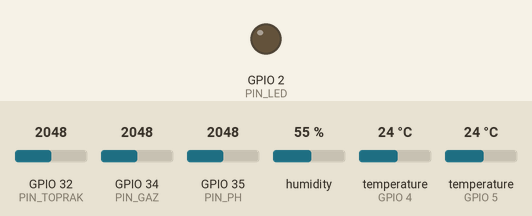
Bench run of a sketch on a simulated ESP32. On the bench: output pins drawn as LEDs (lit = HIGH). Inputs (shaded band) come from the test bench; at power-on: GPIO 32 (PIN_TOPRAK) = 2048, GPIO 34 (PIN_GAZ) = 2048, GPIO 35 (PIN_PH) = 2048, humidity 55 %, temperature (sensors on GPIO 4, GPIO 5) 24 °C (analog values on the 0–4095 scale). WiFi joins after 1.5 s; servers stay silent unless stated; no MQTT or app messages arrive unless stated; what the sketch prints to the serial monitor is not drawn.

Above: at 4.0 s.
At 6.02 s:
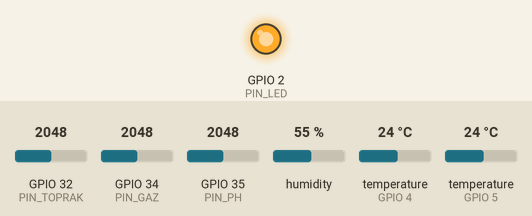
Timing chart, 0 to 8.5 s (numbered marks = the images above):
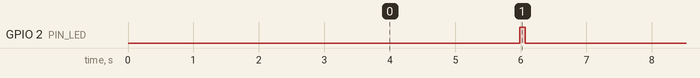

Measured:
- by itself, GPIO 2 (PIN_LED): alternates HIGH for 0.08 s and LOW for 4.9 s

The sketch:

zerowaste_node.ino
```cpp
// =============================================================
//  ZeroWaste - ESP32 Sensör Düğümü
//  Sensörleri okur ve JSON olarak MQTT'ye yayınlar.
//
//  Bağlantılar (rapordaki Figure 2 ile aynı):
//    DHT11 (hava sıcaklığı & nemi)  -> GPIO4
//    DS18B20 (kompost sıcaklığı)    -> GPIO5  (+ 4.7k pull-up, 3.3V'a)
//    Toprak nemi (analog)           -> GPIO32
//    Gaz sensörü MQ135 (analog)     -> GPIO34
//    pH modülü (analog)             -> GPIO35
//
//  Gerekli kütüphaneler (Arduino IDE > Kütüphane Yöneticisi):
//    - PubSubClient            (Nick O'Leary)
//    - DHT sensor library      (Adafruit)  + Adafruit Unified Sensor
//    - OneWire                 (Paul Stoffregen)
//    - DallasTemperature       (Miles Burton)
//
//  Bağlı olmayan bir sensör programı durdurmaz: değeri "null" gönderilir.
// =============================================================

#include <WiFi.h>
#include <PubSubClient.h>
#include <DHT.h>
#include <OneWire.h>
#include <DallasTemperature.h>
#include "secrets.h"

// ---------------- PINLER ----------------
#define PIN_DHT        4
#define PIN_DS18B20    5
#define PIN_TOPRAK     32
#define PIN_GAZ        34
#define PIN_PH         35
#define PIN_LED        2      // DevKit üzerindeki mavi LED

#define DHT_TIPI       DHT11

// ---------------- AYARLAR ----------------
const char*    MQTT_TOPIC       = "kompost/sensorler";
const uint32_t OLCUM_ARALIGI_MS = 5000;   // 5 saniyede bir ölçüm
const int      ORNEK_SAYISI     = 20;     // analog okumalarda ortalama

// 5V ile beslenen modüllerin çıkışında gerilim bölücü varsa oranı yazın.
// Örn. 10k (üst) + 20k (alt) bölücü -> 1.5.  Bölücü yoksa 1.0 bırakın.
const float GAZ_BOLUCU_ORANI = 1.0;
const float PH_BOLUCU_ORANI  = 1.0;

// Toprak nemi kalibrasyonu (ham ADC değerleri).
// Sensör kuru havadayken ve suya batırılmışken Seri Monitörde görülen
// "toprak_ham" değerlerini buraya yazın.
const int TOPRAK_KURU_HAM = 3000;
const int TOPRAK_ISLAK_HAM = 1300;

// ---------------- NESNELER ----------------
WiFiClient        wifiClient;
PubSubClient      mqtt(wifiClient);
DHT               dht(PIN_DHT, DHT_TIPI);
OneWire           oneWire(PIN_DS18B20);
DallasTemperature ds18b20(&oneWire);

uint32_t sonOlcum = 0;
uint32_t sonMqttDeneme = 0;
uint32_t olcumNo = 0;
char     cihazId[32];

// ---------------- YARDIMCI FONKSİYONLAR ----------------

// Analog pini ORNEK_SAYISI kez okuyup ortalamasını verir.
void analogOku(int pin, int &ham, int &mv) {
  long hamToplam = 0, mvToplam = 0;
  for (int i = 0; i < ORNEK_SAYISI; i++) {
    hamToplam += analogRead(pin);
    mvToplam  += analogReadMilliVolts(pin);   // ESP32 kalibrasyonlu mV
    delay(2);
  }
  ham = hamToplam / ORNEK_SAYISI;
  mv  = mvToplam / ORNEK_SAYISI;
}

// float değeri JSON'a yazar; geçersizse null yazar.
void jsonFloat(char *buf, size_t n, float v, int basamak) {
  if (isnan(v)) snprintf(buf, n, "null");
  else          snprintf(buf, n, "%.*f", basamak, v);
}

void wifiBaglan() {
  if (WiFi.status() == WL_CONNECTED) return;
  Serial.printf("[WiFi] '%s' agina baglaniliyor", WIFI_SSID);
  WiFi.mode(WIFI_STA);
  WiFi.begin(WIFI_SSID, WIFI_PASSWORD);
  uint32_t bas = millis();
  while (WiFi.status() != WL_CONNECTED && millis() - bas < 15000) {
    delay(500);
    Serial.print(".");
  }
  if (WiFi.status() == WL_CONNECTED) {
    Serial.printf("\n[WiFi] Baglandi. IP: %s\n", WiFi.localIP().toString().c_str());
  } else {
    Serial.println("\n[WiFi] Baglanamadi, olcumler yine de Seri Monitore yazilacak.");
  }
}

void mqttBaglan() {
  if (mqtt.connected() || WiFi.status() != WL_CONNECTED) return;
  if (millis() - sonMqttDeneme < 5000) return;   // 5 sn'de bir dene, programı kilitleme
  sonMqttDeneme = millis();
  Serial.printf("[MQTT] %s:%d broker'ina baglaniliyor... ", MQTT_BROKER, MQTT_PORT);
  if (mqtt.connect(cihazId)) {
    Serial.println("baglandi.");
  } else {
    Serial.printf("basarisiz (durum=%d). Broker IP'sini ve Mosquitto'yu kontrol edin.\n", mqtt.state());
  }
}

void olcVeGonder() {
  olcumNo++;

  // --- Dijital sensörler ---
  float havaSicaklik = dht.readTemperature();   // °C, okunamazsa NaN
  float havaNem      = dht.readHumidity();      // %,  okunamazsa NaN

  ds18b20.requestTemperatures();
  float kompostSicaklik = ds18b20.getTempCByIndex(0);
  if (kompostSicaklik == DEVICE_DISCONNECTED_C) kompostSicaklik = NAN;

  // --- Analog sensörler ---
  int toprakHam, toprakMv, gazHam, gazMv, phHam, phMv;
  analogOku(PIN_TOPRAK, toprakHam, toprakMv);
  analogOku(PIN_GAZ,    gazHam,    gazMv);
  analogOku(PIN_PH,     phHam,     phMv);

  // Bölücü varsa sensörün kendi çıkış gerilimine geri çevir
  int gazSensorMv = (int)(gazMv * GAZ_BOLUCU_ORANI);
  int phSensorMv  = (int)(phMv  * PH_BOLUCU_ORANI);

  // Toprak nemi yüzdesi (kuru = %0, ıslak = %100)
  float toprakYuzde = 100.0f * (TOPRAK_KURU_HAM - toprakHam) / (float)(TOPRAK_KURU_HAM - TOPRAK_ISLAK_HAM);
  toprakYuzde = constrain(toprakYuzde, 0.0f, 100.0f);

  // --- JSON oluştur ---
  // "nem_ham", "gaz_ham", "ph_ham" alanları mevcut mqtt_dinleyici.py ile uyumludur.
  char s1[12], s2[12], s3[12];
  jsonFloat(s1, sizeof(s1), havaSicaklik, 1);
  jsonFloat(s2, sizeof(s2), havaNem, 1);
  jsonFloat(s3, sizeof(s3), kompostSicaklik, 2);

  char json[400];
  snprintf(json, sizeof(json),
    "{\"cihaz\":\"%s\",\"olcum_no\":%lu,"
    "\"sicaklik_hava\":%s,\"nem_hava\":%s,\"sicaklik_kompost\":%s,"
    "\"nem_ham\":%d,\"nem_yuzde\":%.1f,"
    "\"gaz_ham\":%d,\"gaz_mv\":%d,"
    "\"ph_ham\":%d,\"ph_mv\":%d}",
    cihazId, (unsigned long)olcumNo,
    s1, s2, s3,
    toprakHam, toprakYuzde,
    gazHam, gazSensorMv,
    phHam, phSensorMv);

  Serial.println(json);

  if (mqtt.connected()) {
    if (mqtt.publish(MQTT_TOPIC, json)) {
      digitalWrite(PIN_LED, HIGH); delay(80); digitalWrite(PIN_LED, LOW);   // gönderildi işareti
    } else {
      Serial.println("[MQTT] Yayinlama basarisiz.");
    }
  }
}

// ---------------- KURULUM ----------------
void setup() {
  Serial.begin(115200);
  delay(500);
  Serial.println("\n=== ZeroWaste ESP32 Sensor Dugumu ===");

  pinMode(PIN_LED, OUTPUT);
  analogReadResolution(12);              // 0-4095 (varsayılan zayıflatma ~0-3.1 V aralığını okur)

  dht.begin();
  ds18b20.begin();
  Serial.printf("[DS18B20] Bulunan sensor sayisi: %d\n", ds18b20.getDeviceCount());

  WiFi.mode(WIFI_STA);                   // MAC adresini okumadan önce Wi-Fi'yi başlat
  uint8_t mac[6];
  WiFi.macAddress(mac);
  snprintf(cihazId, sizeof(cihazId), "esp32-zw-%02X%02X%02X", mac[3], mac[4], mac[5]);

  WiFi.setAutoReconnect(true);
  wifiBaglan();
  mqtt.setServer(MQTT_BROKER, MQTT_PORT);
  mqtt.setBufferSize(512);               // JSON 256 bayttan uzun olabilir
}

// ---------------- ANA DÖNGÜ ----------------
void loop() {
  mqttBaglan();   // Wi-Fi koparsa ESP32 kendisi yeniden bağlanır (setAutoReconnect)
  mqtt.loop();

  if (millis() - sonOlcum >= OLCUM_ARALIGI_MS) {
    sonOlcum = millis();
    olcVeGonder();
  }
}
```

secrets_example.h
```cpp
// =============================================================
//  secrets_example.h  ->  Bu dosyayı "secrets.h" adıyla kopyalayıp
//  kendi bilgilerinizi yazın. secrets.h git'e gönderilmez.
// =============================================================
#pragma once

// iPhone kişisel erişim noktası (hotspot) bilgileri.
// ÖNEMLİ: iPhone'da "Uyumluluğu En Üst Düzeye Çıkar" açık olmalı;
// ESP32 sadece 2.4 GHz Wi-Fi'ye bağlanabilir.
#define WIFI_SSID      "iPhone_Adi"
#define WIFI_PASSWORD  "hotspot_sifresi"

// MQTT broker'ın (Mosquitto) çalıştığı bilgisayarın IP adresi.
//  - Şimdilik dizüstü bilgisayar:  Windows'ta "ipconfig" ile bakın (ör. 172.20.10.4)
//  - Raspberry Pi'ye geçince:      Pi'de "hostname -I" ile bakın
#define MQTT_BROKER    "172.20.10.4"
#define MQTT_PORT      1883
```
